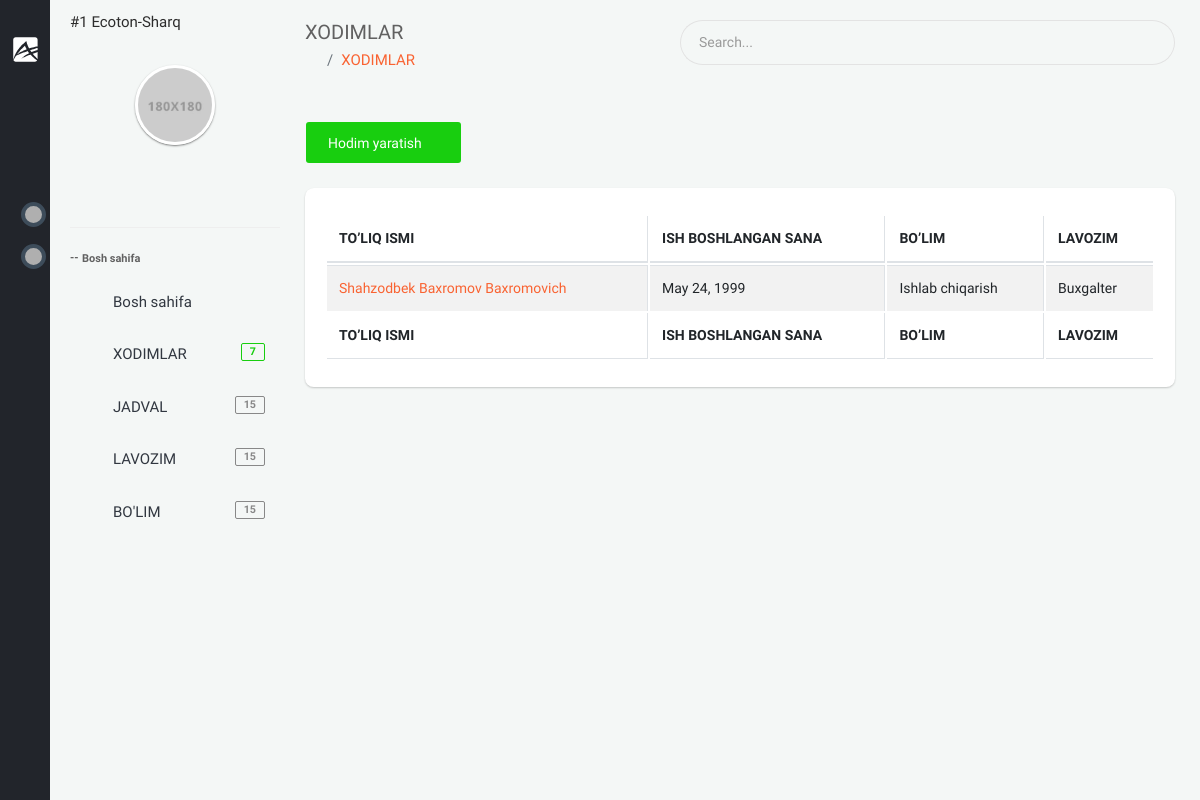
/backoffice/xodimlar (signed in), run on the app's committed database.
### app/models.py (models this page shows, shortened)
class User(AbstractUser):
    branch = models.ForeignKey(Branch, on_delete=models.CASCADE, null=True, blank=True, verbose_name="Filial")
    company = models.ForeignKey("Company", on_delete=models.CASCADE, null=True, blank=True, verbose_name='Kompaniya')
    is_director = models.BooleanField(default=True)
    created_at = models.DateTimeField(auto_now_add=True)
    class Meta:
        verbose_name_plural = "HR"

class Company(models.Model):
    name = models.CharField(max_length=100, verbose_name="Kompaniya nomi")
    phone = models.CharField(max_length=25, null=True, blank=True, verbose_name="Kompaniya telefon raqami")
    type = models.ForeignKey(TypeCompany, on_delete=models.CASCADE, null=True, blank=True,
                             verbose_name="Kompaniya turi")
    address = models.CharField(max_length=255, null=True, blank=True, verbose_name="Kompaniya manzili")
    creator = models.CharField(max_length=255, null=True, blank=True, verbose_name="Kompaniya asoschisi")
    text = RichTextUploadingField(null=True, blank=True, verbose_name="Kompaniya haqida qisqacha ma'lumot")
    video = models.FileField(upload_to='company/video/', null=True, blank=True,
                             verbose_name="Kompaniya haqida qisqacha video")
    info = models.TextField(null=True, blank=True, verbose_name="Bot uchun qisqacha ma'lumot")
    logo = models.ImageField(upload_to='company/image/', null=True, blank=True, verbose_name="Kompaniya logotipi")
    amount_of_staff = models.IntegerField(verbose_name="Hodimlar soni", default=1)
    created_at = models.DateTimeField(auto_now_add=True)
    def __str__(self):
        return f'#{self.id}  {self.name}'
    class Meta:
        ordering = ['-created_at']
        verbose_name_plural = "Kompaniya ma'lumotini qo'shish"

class Staff(models.Model):
    GENDER = (
        ('male', 'Erkak'),
        ('female', 'Ayol')
    )
    company = models.ForeignKey(Company, on_delete=models.CASCADE, verbose_name="Kompaniya")
    first_name = models.CharField(null=True, blank=True, max_length=255, verbose_name="Ism")
    second_name = models.CharField(null=True, blank=True, max_length=255, verbose_name="Familiya")
    last_name = models.CharField(null=True, blank=True, max_length=255, verbose_name="Otasining ismi")
    birth_date = models.DateField(null=True, blank=True, verbose_name="Tug'ilgan sana")
    gender = models.CharField(choices=GENDER, max_length=10, verbose_name="Jinsi")
    tabel_number = models.PositiveIntegerField(null=True, blank=True, verbose_name="Tabel raqami")
    start_work_at = models.DateField(null=True, blank=True, verbose_name="Ish boshlagan sana")
    account_number = models.BigIntegerField(null=True, blank=True, verbose_name="Xisob raqami")
    email = models.EmailField(unique=True, verbose_name="Elektron manzil")
    mobile_phone = models.CharField(null=True, blank=True, max_length=15, verbose_name="Mobil telefon")
    home_phone = models.CharField(null=True, blank=True, max_length=15, verbose_name="Uy telefoni")
    work_phone = models.CharField(null=True, blank=True, max_length=15, verbose_name="Ish telefoni")
    address = models.CharField(null=True, blank=True, max_length=255, verbose_name="Uy manzili")
    image = models.ImageField(upload_to='company/staff/image/', null=True, blank=True, verbose_name="Xodimning rasmi")
    qr_code = models.ImageField(upload_to='company/staff/qr_code/', null=True, blank=True, verbose_name="Xodimning qr code")
    department = models.ForeignKey(Department, on_delete=models.CASCADE, verbose_name="Bo'lim")
    position = models.ForeignKey(Position, on_delete=models.CASCADE, verbose_name="Lavozim")
    note = models.CharField(max_length=255, null=True, blank=True, verbose_name="Eslatma")
    work_plan = models.ForeignKey(WorkPlan, on_delete=models.CASCADE, null=True, blank=True, verbose_name="Ish jadvali")
    created_at = models.DateTimeField(auto_now_add=True)
    class Meta:
        ordering = ['-created_at']
        verbose_name_plural = "Xodimlar"

class Department(models.Model):
    name = models.CharField(max_length=255, verbose_name="Bo'lim nomi")
    company = models.ForeignKey(Company, on_delete=models.CASCADE, verbose_name='Kompaniya')
    created_at = models.DateTimeField(auto_now_add=True)
    def __str__(self):
        return self.name
    class Meta:
        ordering = ['-created_at']
        verbose_name_plural = "Bo'limlar"

class Position(models.Model):
    name = models.CharField(max_length=255, verbose_name="Lavozim nomi")
    company = models.ForeignKey(Company, on_delete=models.CASCADE, verbose_name='Kompaniya')
    created_at = models.DateTimeField(auto_now_add=True)
    def __str__(self):
        return self.name
    class Meta:
        ordering = ['-created_at']
        verbose_name_plural = "Lavozim"

### backoffice/views.py (the view)
# urls.py: path('xodimlar', views.StaffListTemplate.as_view(), name="staff"),
class StaffListTemplate(LoginRequiredMixin, generic.ListView):
    template_name = 'backoffice/pages/staff/list.html'
    model = models.Staff
    def get_context_data(self, *, object_list=None, **kwargs):
        staff = super(StaffListTemplate, self).get_context_data(**kwargs)
        company = self.request.user.company
        staff['staffs'] = models.Staff.objects.filter(company=company).order_by('-created_at')
        return staff

### templates/backoffice/pages/staff/list.html (shortened to what this page needs)
{% extends 'backoffice/base.html' %}
{% block content %}
    <section class="content">
    <div class="container-fluid">
        <div class="block-header">
            <div class="row clearfix">
                <div class="col-lg-5 col-md-5 col-sm-12">
                    <h2>XODIMLAR</h2>
                    <ul class="breadcrumb padding-0">
                        <li class="breadcrumb-item"><a href="index.html"><i class="zmdi zmdi-home"></i></a></li>
                        <li class="breadcrumb-item"><a href="javascript:void(0);">XODIMLAR</a></li>
                    </ul>
                </div>
                <div class="col-lg-7 col-md-7 col-sm-12">
                    <div class="input-group m-b-0">
                        <input type="text" class="form-control" placeholder="Search...">
                        <span class="input-group-addon">
                            <i class="zmdi zmdi-search"></i>
                        </span>
                    </div>
                </div>
            </div>
        </div>
        <div class="row clearfix">
            <div class="col-lg-12">
                <div class="card">
                    <div class="header">
                        <a href="{% url 'staff_create' %}" class="btn btn-success">Hodim yaratish <i class="zmdi zmdi-plus"></i></a>
                    </div>
                    <div class="body">
                        <div class="table-responsive">
                            <table class="table table-bordered table-striped table-hover js-basic-example dataTable">
                                <thead>
                                    <tr>
                                        <th>TO’LIQ ISMI</th>
                                        <th>ISH BOSHLANGAN SANA</th>
                                        <th>BO’LIM</th>
                                        <th>LAVOZIM</th>
                                    </tr>
                                </thead>
                                <tfoot>
                                    <tr>
                                        <th>TO’LIQ ISMI</th>
                                        <th>ISH BOSHLANGAN SANA</th>
                                        <th>BO’LIM</th>
                                        <th>LAVOZIM</th>
                                    </tr>
                                </tfoot>
                                <tbody>
                                    {% for staff in staffs %}
                                        <tr>
                                            <td><a href="{% url 'staff-detail' staff.pk %}">{{ staff.first_name }} {{ staff.second_name }} {{ staff.last_name }}</a></td>
                                            <td>{{ staff.birth_date }}</td>
                                            <td>{{ staff.department }}</td>
                                            <td>{{ staff.position}}</td>
                                        </tr>
                                    {% endfor %}
                                </tbody>
                            </table>
                        </div>
                    </div>
                </div>
            </div>
        </div>
    </div>
</section>
{% endblock %}

### templates/backoffice/parts/minileftbar.html (shortened to what this page needs)
{% load static %}
<aside id="minileftbar" class="minileftbar">
    <ul class="menu_list">
        <li>
            <a href="javascript:void(0);" class="bars" style="display: inline;"></a>
            <a class="navbar-brand" href="backoffice"><img src="{% static 'backoffice/assets/images/logo.svg' %}" alt="Alpino"></a>
        </li>
        <li><a href="javascript:void(0);" class="btn_overlay hidden-sm-down"><i class="zmdi zmdi-search"></i></a></li>
        <li><a href="javascript:void(0);" class="menu-sm"><i class="zmdi zmdi-swap"></i></a></li>
        <li class="menuapp-btn"><a href="javascript:void(0);"><i class="zmdi zmdi-apps"></i></a></li>
        <li class="notifications badgebit">
            <a href="javascript:void(0);">
                <div class="notify">
                    <span class="heartbit"></span>
                </div>
            </a>
        </li>
        <li class="task badgebit">
            <a href="javascript:void(0);">
                <div class="notify">
                    <span class="heartbit"></span>
                </div>
            </a>
        </li>
        <li><a href="" title="Events"><i class="zmdi zmdi-calendar"></i></a></li>
        <li><a href="" title="Inbox"><i class="zmdi zmdi-email"></i></a></li>
        <li><a href="" title="Contact List"><i class="zmdi zmdi-account-box-phone"></i></a></li>
        <li><a href=""><i class="zmdi zmdi-comments"></i></a></li>
        <li><a href="javascript:void(0);" class="fullscreen" data-provide="fullscreen"><i
                class="zmdi zmdi-fullscreen"></i></a></li>
        <li class="power">
            <a href="javascript:void(0);" class="js-right-sidebar"><i class="zmdi zmdi-settings zmdi-hc-spin"></i></a>
            <a href="{% url 'logout' %}" class="mega-menu"><i class="zmdi zmdi-power"></i></a>
        </li>
    </ul>
</aside>
<aside class="right_menu">
    <div id="leftsidebar" class="sidebar">
        <div class="menu">
            <ul class="list">
                <li>
                    <p>{{ request.user.company }}</p>
                </li>
                <li>
                    <div class="user-info m-b-20">
                        <div class="image">
                            <a href="" class=" waves-effect waves-block"><img src="{% static 'backoffice/assets/images/profile_av.jpg' %}" alt="User"></a>
                        </div>
                        <div class="detail">
                            <a href="javascript:void(0);" title="" class=" waves-effect waves-block"><i class="zmdi zmdi-facebook-box"></i></a>
                            <a href="javascript:void(0);" title="" class=" waves-effect waves-block"><i class="zmdi zmdi-linkedin-box"></i></a>
                            <a href="javascript:void(0);" title="" class=" waves-effect waves-block"><i class="zmdi zmdi-instagram"></i></a>
                            <a href="javascript:void(0);" title="" class=" waves-effect waves-block"><i class="zmdi zmdi-twitter-box"></i></a>
                        </div>
                    </div>
                </li>
                <li class="header">Bosh sahifa</li>
                <li> <a href="/backoffice" class="toggled waves-effect waves-block"><i class="zmdi zmdi-home"></i><span>Bosh sahifa</span></a></li>
                <li><a href="{% url 'staff' %}" class="menu-toggle waves-effect waves-block"><i class="zmdi zmdi-account"></i><span>XODIMLAR</span> <span class="badge badge-success float-right">7</span></a>
                </li>
                <li><a href="{% url 'table' %}" class="menu-toggle waves-effect waves-block"><i class="zmdi zmdi-assignment"></i><span>JADVAL</span> <span class="badge badge-default float-right">15</span></a>
                </li>
                <li><a href="{% url 'position' %}" class="menu-toggle waves-effect waves-block"><i class="zmdi zmdi-ticket-star"></i><span>LAVOZIM</span> <span class="badge badge-default float-right">15</span></a>
                </li>
                <li>
                    <a href="{% url 'department' %}" class="menu-toggle waves-effect waves-block"><i class="zmdi zmdi-window-maximize"></i><span>BO'LIM</span> <span class="badge badge-default float-right">15</span></a>
                </li>
            </ul>
        </div>
    </div>
</aside>

### backoffice/static/backoffice/assets/css/color_skins.css (style rules this page uses)
.theme-black .minileftbar { background: #22252b }
.theme-black .minileftbar .menu_list li a { color: #afafaf }
.theme-black .minileftbar .menu_list .notify .heartbit { background-color: #afafaf }

### data on the page
User: user.company "#1 Ecoton-Sharq"
Staff: first_name "Shahzodbek", second_name "Baxromov", last_name "Baxromovich", birth_date "May 24, 1999", department "Ishlab chiqarish", position "Buxgalter"
